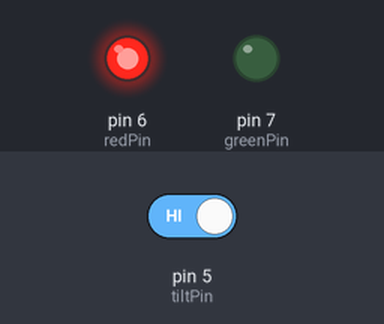
The sketch below on a simulated Arduino Uno, built with avr-gcc and run on an emulated ATmega328P. Shown: output pins drawn as LEDs (lit = HIGH). The test bench sets the inputs (shaded band); at power-on: pin 5 (tiltPin) HIGH.

Above: at 1.2 s.
1.3 s: pin 5 (tiltPin) driven LOW
At 2.5 s:
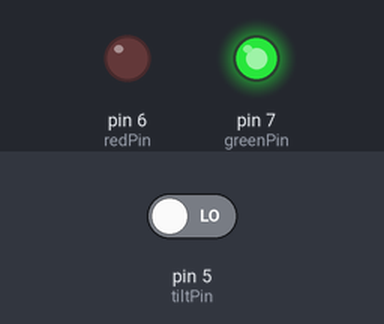
2.8 s: pin 5 (tiltPin) driven HIGH
At 3.8 s:
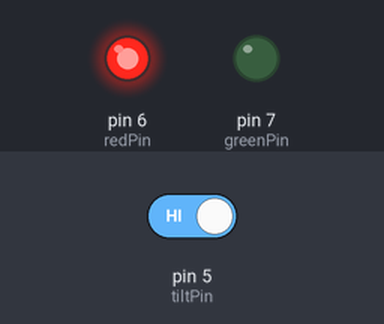
Timing chart, 0 to 5.8 s (numbered marks = the images above; inputs shaded):
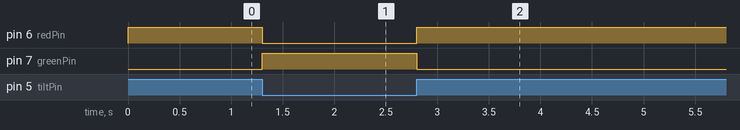

Measured:
- after the input at 1.3 s, pin 6 (redPin): HIGH → LOW at once; pin 7 (greenPin): LOW → HIGH at once
- after the input at 2.8 s, pin 6 (redPin): LOW → HIGH at once; pin 7 (greenPin): HIGH → LOW at once

The sketch:

tiltSwitches.ino
```cpp
// Tilt switch project

int tiltPin=5;
int redPin=6;
int greenPin=7;
int tiltVal;

void ledColor(int on, int off){
  digitalWrite(on, HIGH);
  digitalWrite(off, LOW);
}

void setup() {
  // put your setup code here, to run once:
  pinMode(tiltPin, INPUT);
  pinMode(greenPin, OUTPUT);
  pinMode(redPin, OUTPUT);

  digitalWrite(tiltPin, HIGH);
  Serial.begin(9600);
}

void loop() {
  // put your main code here, to run repeatedly:
  tiltVal=digitalRead(tiltPin);
  if (tiltVal==0){
    ledColor(greenPin, redPin);
  }
  else{
    ledColor(redPin, greenPin);
  }
}
```
